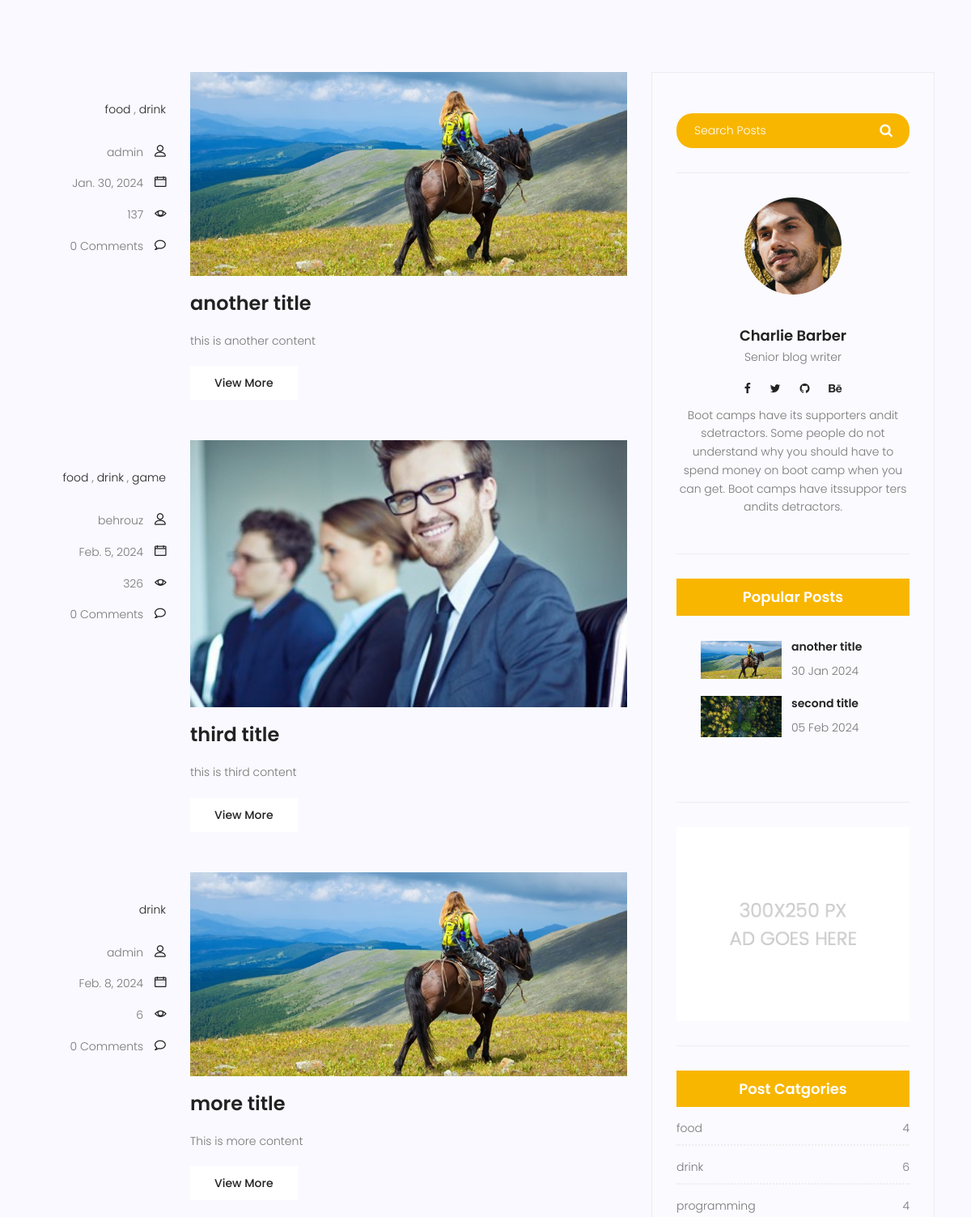
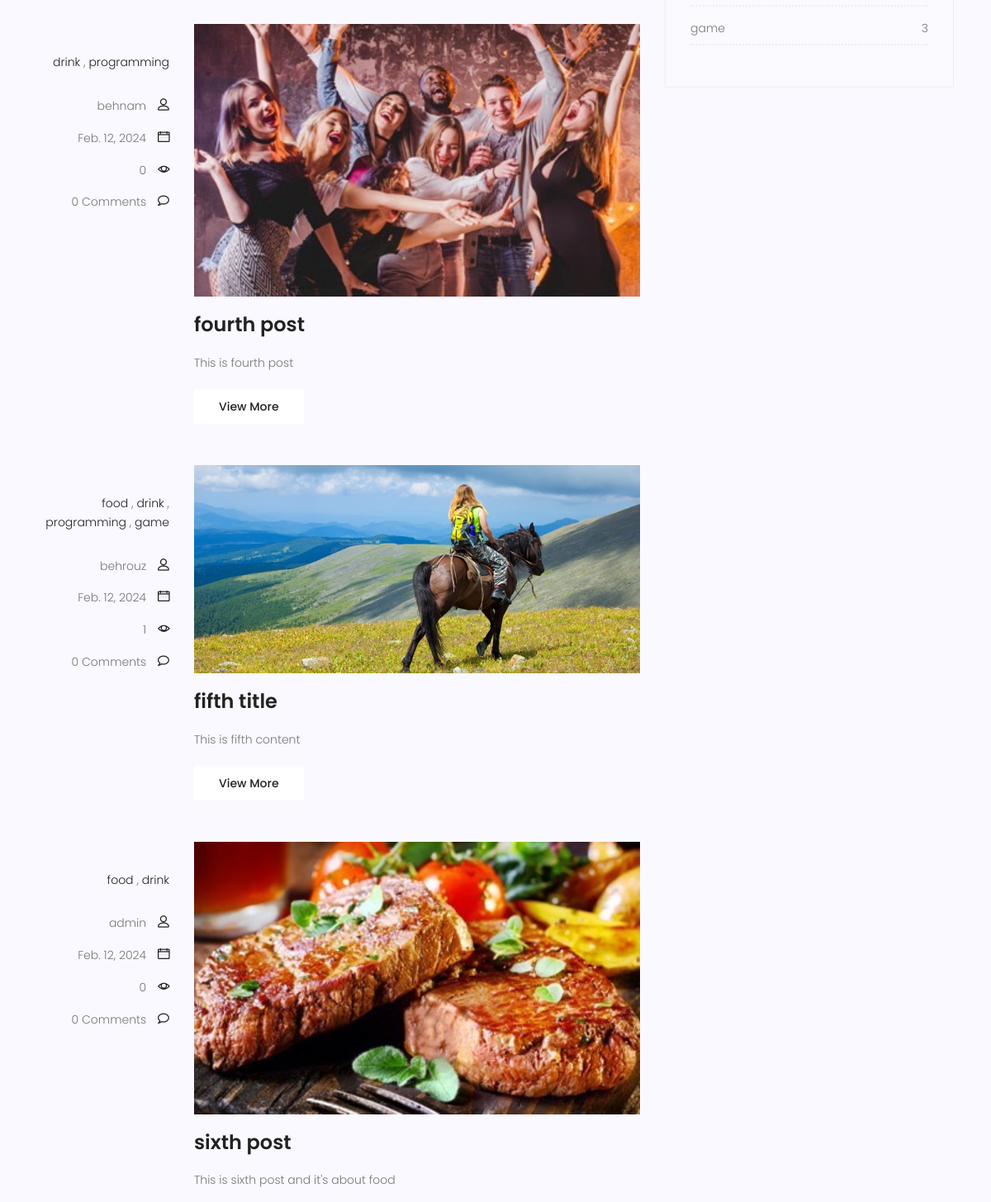
The app's page /blog/category/drink (middle part), older data (2 pictures, top to bottom).
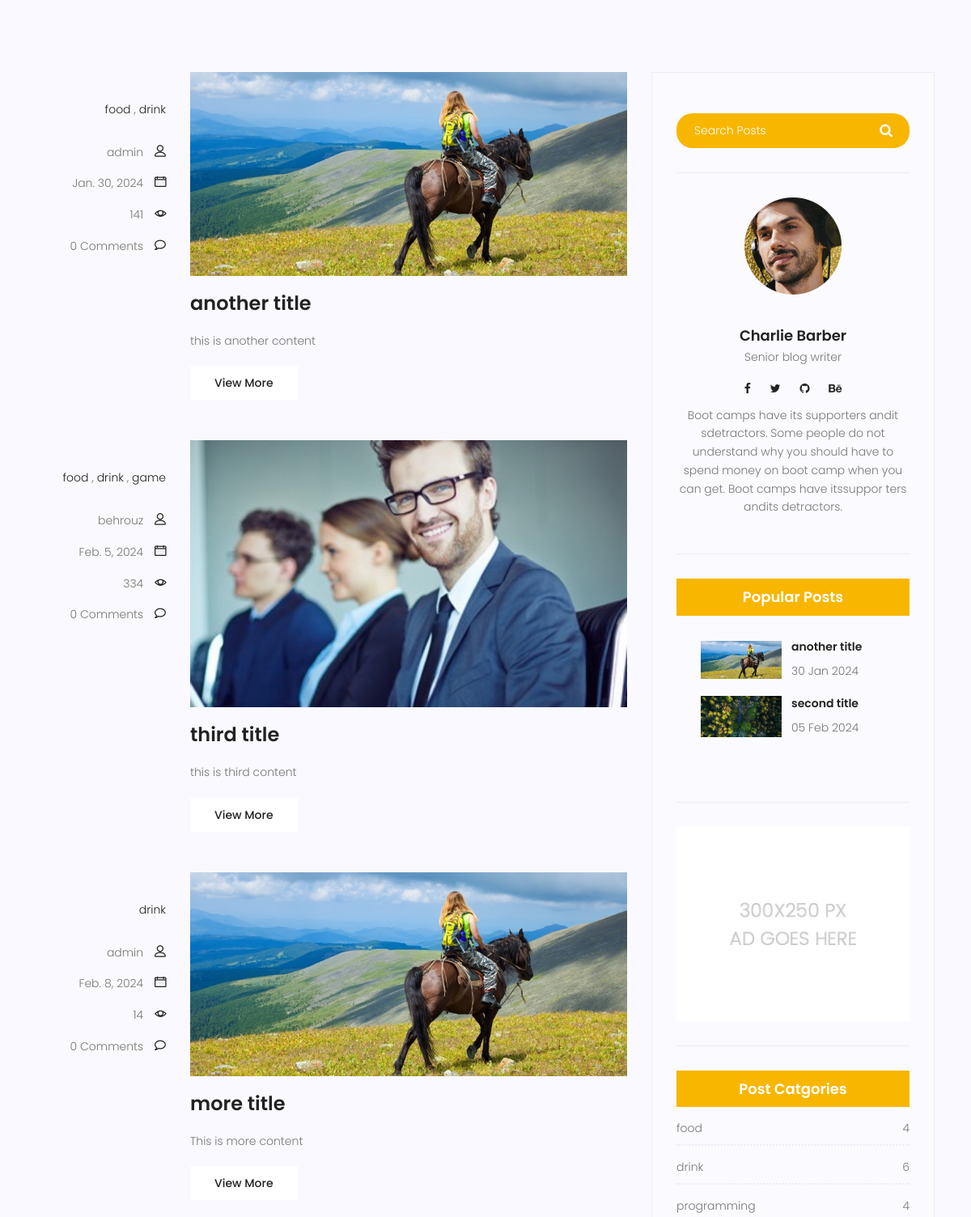
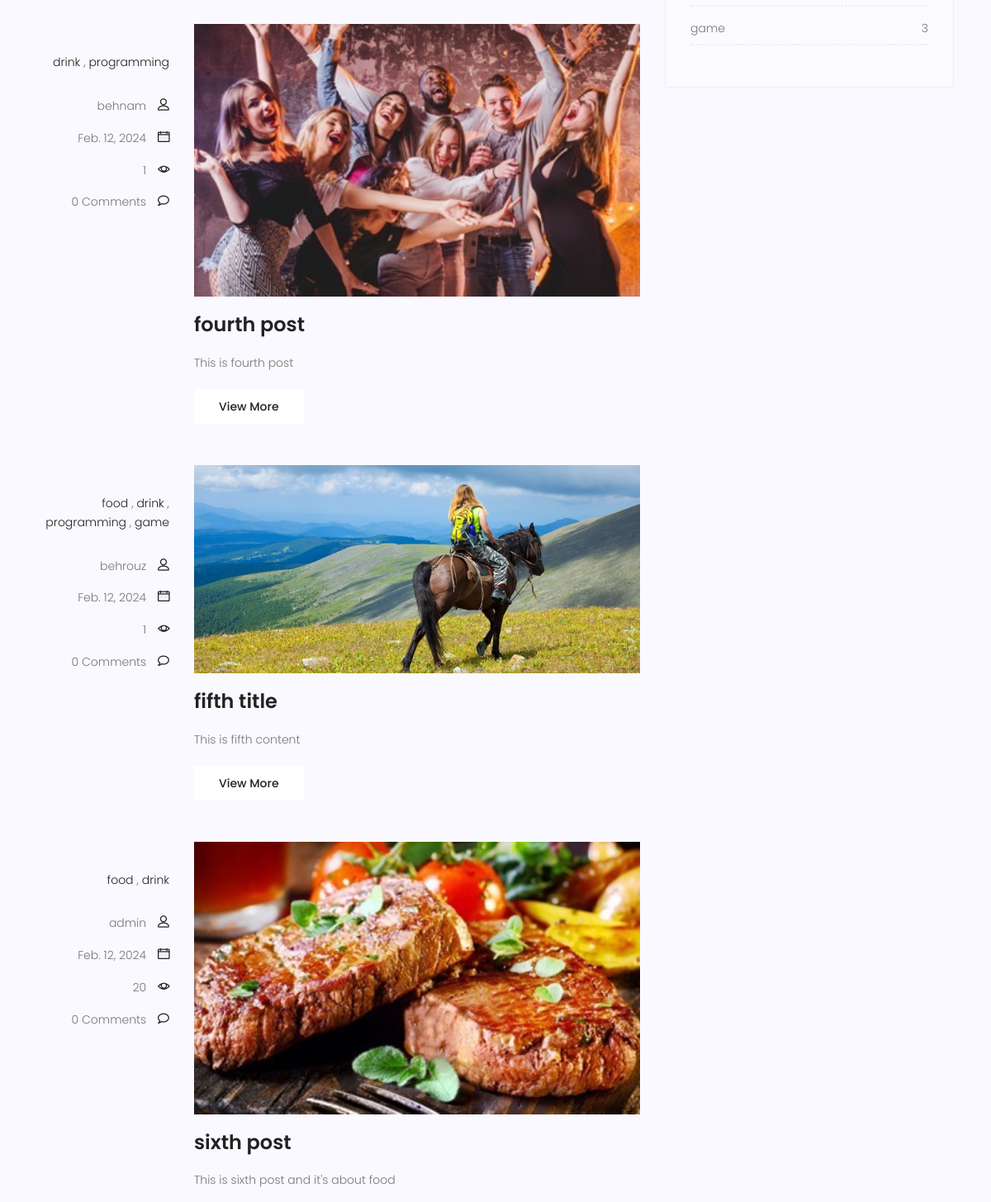
The same page, newer data (2 pictures, top to bottom).
### blog/models.py (models this page shows, shortened)
class Post(models.Model):
    author = models.ForeignKey(User, on_delete=models.SET_NULL, null=True)
    image = models.ImageField(upload_to='blog/', default='blog/default.jpg')
    title = models.CharField(max_length=250)
    content = models.TextField()
    category = models.ManyToManyField(Category)
    tags = TaggableManager()
    counted_view = models.IntegerField(default = 0)
    status = models.BooleanField(default = False)
    published_date = models.DateTimeField(null=True)
    creaded_date = models.DateTimeField(auto_now_add = True)
    updated_date = models.DateTimeField(auto_now = True)
    class Meta:
        ordering = ['published_date']

### blog/views.py (the view)
# urls.py: path('', blog_page, name = 'index'),
def blog_page(request, cat_name=None, author_name=None, tag_name = None):
    posts = Post.objects.filter(status=True, published_date__lte=timezone.now())
    if cat_name:
        posts = posts.filter(category__name=cat_name, status=True, published_date__lte=timezone.now())
    if author_name:
        posts = posts.filter(author__username=author_name, status=True, published_date__lte=timezone.now())
    if tag_name:
        posts = posts.filter(tags__name=tag_name)
    context = {'posts': posts}
    return render(request, 'blog/blog-home.html', context)

### blog/models.py (called while the page is built)
    def __str__(self):
        return self.name

### blog/templatetags/blog_tags.py (called while the page is built)
@register.inclusion_tag('blog/popular-posts.html')
def popular_post():
    posts = Post.objects.filter(status=1).order_by('published_date')[:2]
    return {'posts':posts}

@register.inclusion_tag('blog/post-category.html')
def post_category():
    posts = Post.objects.filter(status=1)
    categories = Category.objects.all()
    cat_dict = {}
    for name in categories:
        cat_dict[name] = posts.filter(category=name).count()
    return {'categories':cat_dict}

@register.simple_tag(name='comment_count')
def function(pid):
    post = Post.objects.get(pk=pid)
    return Comment.objects.filter(post=post.id, approved=True).count()

### templates/blog/blog-home.html (shortened to what this page needs)
{% extends 'base.html' %}
{% load static %}
{% load blog_tags %}
{% load humanize %}
{% block content %}
<section class="top-category-widget-area pt-90 pb-90 ">
</section>
<section class="post-content-area">
	<div class="container">
		<div class="row">
			<div class="col-lg-8 posts-list">
				{% for post in posts %}
				<div class="single-post row">
					<div class="col-lg-3  col-md-3 meta-details">
						<ul class="tags">
							{% for cat in post.category.all %}
							<li><a href="{% url 'blog:category' cat_name=cat.name %}">{{cat.name}}</a></li>
							{% if not forloop.last %}
							,
							{% endif %}
							{% endfor %}
						</ul>
						<div class="user-details row">
							<p class="user-name col-lg-12 col-md-12 col-6"><a
									href="{% url 'blog:author' author_name=post.author.username %}">{{post.author}}</a>
								<span class="lnr lnr-user"></span></p>
							<p class="date col-lg-12 col-md-12 col-6"><a href="#">{{post.published_date|naturalday}}</a> <span
									class="lnr lnr-calendar-full"></span></p>
							<p class="view col-lg-12 col-md-12 col-6"><a href="#">{{post.counted_view}}</a> <span
									class="lnr lnr-eye"></span></p>
							<p class="comments col-lg-12 col-md-12 col-6"><a href="#">{% comment_count post.id %} Comments</a> <span
									class="lnr lnr-bubble"></span></p>
						</div>
					</div>
					<div class="col-lg-9 col-md-9 ">
						<div class="feature-img">
							<img class="img-fluid" src="{{post.image.url}}" alt="">
						</div>
						<a class="posts-title" href="{% url 'blog:single' pid=post.id %}">
							<h3>{{post.title}}</h3>
						</a>
						<p class="excert">
							{{post.content}}
						</p>
						<a href="{% url 'blog:single' pid=post.id %}" class="primary-btn">View More</a>
					</div>
				</div>
				{% endfor %}
			</div>
			<div class="col-lg-4 sidebar-widgets">
				<div class="widget-wrap">
					<div class="single-sidebar-widget search-widget">
						<form class="search-form" action="#">
							<input placeholder="Search Posts" name="search" type="text" onfocus="this.placeholder = ''"
								onblur="this.placeholder = 'Search Posts'">
							<button type="submit"><i class="fa fa-search"></i></button>
						</form>
					</div>
					<div class="single-sidebar-widget user-info-widget">
						<img src="{% static 'img/blog/user-info.png' %}" alt="">
						<a href="#">
							<h4>Charlie Barber</h4>
						</a>
						<p>
							Senior blog writer
						</p>
						<ul class="social-links">
							<li><a href="#"><i class="fa fa-facebook"></i></a></li>
							<li><a href="#"><i class="fa fa-twitter"></i></a></li>
							<li><a href="#"><i class="fa fa-github"></i></a></li>
							<li><a href="#"><i class="fa fa-behance"></i></a></li>
						</ul>
						<p>
							Boot camps have its supporters andit sdetractors. Some people do not understand why you
							should have to spend money on boot camp when you can get. Boot camps have itssuppor ters
							andits detractors.
						</p>
					</div>
					<div class="single-sidebar-widget popular-post-widget">
						<h4 class="popular-title">Popular Posts</h4>
						{% popular_post %}
					</div>
					<div class="single-sidebar-widget ads-widget">
						<a href="#"><img class="img-fluid" src="{% static 'img/blog/ads-banner.jpg' %}" alt=""></a>
					</div>
					{% post_category %}
				</div>
			</div>
		</div>
	</div>
</section>
{% endblock %}

### templates/blog/popular-posts.html
{% load static %}
<div class="single-sidebar-widget popular-post-widget">
    <div class="popular-post-list">
        {% for post in posts %}
        <div class="single-post-list d-flex flex-row align-items-center">
            <div class="thumb">
                <img class="img-fluid" src="{{post.image.url}}" alt="">
            </div>
            <div class="details">
                <a href="{% url 'blog:single' pid=post.id %}">
                    <h6>{{post.title}}</h6>
                </a>
                <p>{{post.published_date|date:'d M Y'}}</p>
            </div>
        </div>
        {% endfor %}
    </div>
</div>

Row changes from the older to the newer data that the page shows:
changed Post "another title": counted_view "137" → "141"
changed Post "third title": counted_view "326" → "334"
changed Post "more title": counted_view "6" → "14"
changed Post "fourth post": counted_view "0" → "1"
changed Post "sixth post": counted_view "0" → "20"
